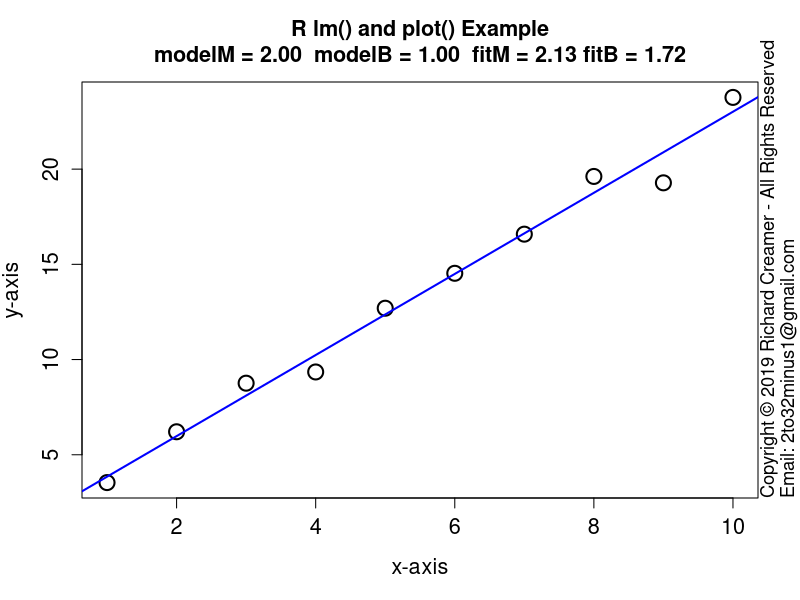

Generate this figure with R:
##############################################################
### Copyright (c) Richard Creamer 2019 - All Rights Reserved
### Inquiries: email 2to32minus1@gmail.com
##############################################################

### Globals
fontScale = 1.2    # Global font size variable
lf        = 1.2    # Enlarge font of plot labels
verbose   = FALSE  # Verbose printing
lw        = 2      # Line width
xMargin   = 1      # X-axis margin for plots
yMargin   = 1      # Y-axis margin for plots
de        = 0.01   # Small constant for estimating derivatives numerically
smlPts    = 1      # Small  data point/circle
medPts    = 1.5    # Medium data point/circle
lrgPts    = 2.0    # Large  data point/circle

### Run this function to generate this plot
runFunc = function() {
	path = "D:/Code/R/LeastSquaresPlay/PlotsAndAssocCode/Plot1/"
	savePngVerbose( paste(path, "Plot1.png", sep=""), basicPlotLmExample, w=900, h=900, un="px" )	
}

### Basic R lm() and plot() example
basicPlotLmExample = function() {
	set.seed( 3 )  # For reproducibility
	modelM = 2
	modelB = 1
	x = 1:10
	y = modelM * x + modelB + rnorm( length(x), 1.5 ) # Add random noise
	lmFit = lm( y ~ x )
	fitB = lmFit$coefficients[1]
	fitM = lmFit$coefficients[2]
	plotTitle = paste( "R lm() and plot() Example\n",
					   sprintf( "modelM = %.2f  modelB = %.2f  fitM = %.2f fitB = %.2f",
					   		 modelM, modelB, fitM, fitB ), sep="" )
	plot( x, y, main=plotTitle, xlab="x-axis", ylab="y-axis",
		  cex.main=1.3,  # 'main' title font scale/size
		  cex.axis=1.3,  # Axis tick label font scale/size
		  cex.lab=1.3,   # Axis label font
		  cex=2.0,       # Data point size/diameter
		  lwd=2 )        # Data point line thickness scale
	abline( lmFit, lwd=2, col="blue" )
}

### Save to PNG file, specify width and height
savePngVerbose = function( path, plotFunc, w=512, h=512, un="px", doCopyright=TRUE, ... ) {
	png( filename = path, type="cairo", units=un, width=w, height=h, pointsize=12, res=96 )
	plotFunc( ... )
	if ( doCopyright )
		addCopyright()
	dev.off()
}

### Add copyright notice to plot via text()
addCopyright = function() {
	mtext( "Copyright \uA9 2019 Richard Creamer - All Rights Reserved", side=4, line=0, adj=0, cex=1.1 )
	mtext( "Email: 2to32minus1@gmail.com", side=4, line=1, adj=0, cex=1.1 )
}

runFunc()
